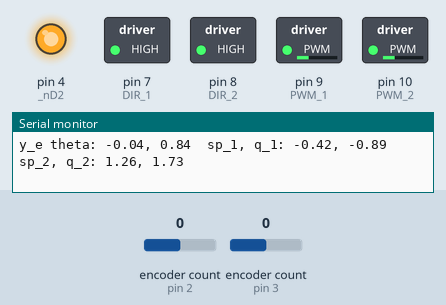
The sketch below on a simulated Arduino Uno, built with avr-gcc and run on an emulated ATmega328P. On the bench: switched loads named in the sketch (green lamp = pin HIGH), output pins drawn as LEDs (lit = HIGH), the last lines printed to the serial monitor. The inputs (shaded band) are chosen by the test bench; at power-on: encoder count (sensors on pin 2, pin 3) 0.

Above: at 1.7 s.
1.8 s: encoder count (sensor on pin 2) set to 4
At 2.76 s:
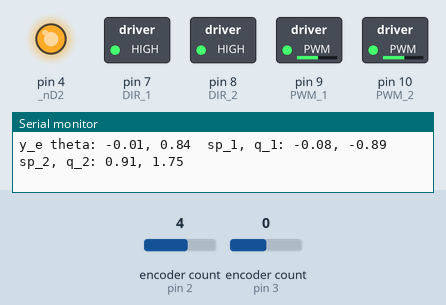
4.8 s: encoder count (sensor on pin 3) set to 1
At 6.0 s:
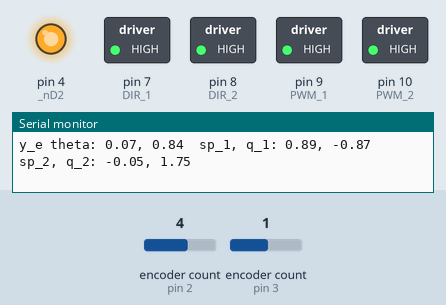
Timing chart, 0 to 7.8 s (numbered marks = the images above; inputs shaded):
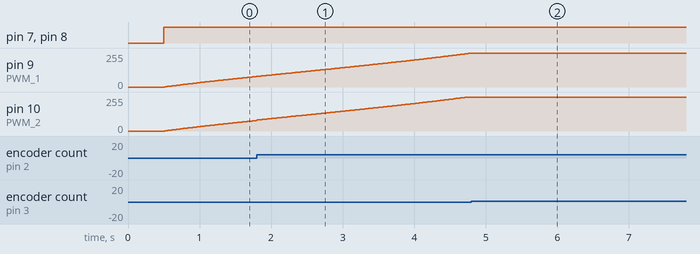

The sketch:

single_link_ee.ino
```cpp
/**********************************************************************************

***********************************************************************************/
#include <Encoder.h>


//#define excavate
#define straight_line_up
//#define dump
//#define home_pos
#define period_us 10000  // microseconds (1 sec = 1000000 us) i.e 10ms

// pathPlanner.set_mode(1) // Set mode (Usually a ros node should do this)
// Manipulator dimensions and joint angle limits
const float l_1 = 0.09; // link1 lenth (m)
const float q1_limit =  70 * M_PI / 180; // joint angle limit for q1 (rad), M_PI is slightly more accurate and more portable then PI
const float q2_limit = 150 * M_PI / 180; // joint angle limit for q2 (rad), M_PI is slightly more accurate and more portable then PI


// ================================================================
// ===               PID FEEDBACK CONTROLLER                    ===
// ================================================================

// Provide PID controller gains here (use the gains from Lab 5 as your starting point

// Motor 1 requires higher gains due to larger moment of inertia
// Try 1.5 - 2.5 times the Motor 2 gains
float Kp_1 = 150.0;
float Kd_1 = 0.0;
float Ki_1 = 10.0;

// Motor 2 requires smaller gains compared to Motor 1
// Try 3 - 5 times the gains from previous lab
float Kp_2 = 150.0;
float Kd_2 = 0.0;
float Ki_2 = 10.0;

int pwm_max_m1 = 255;
int pwm_max_m2 = 255;
// control sampling period


// ================================================================
// ===               SERIAL OUTPUT CONTROL                      ===
// ================================================================

// Switch between built-in Serial Plotter and Matlab streaming
// comment out both to disable serial output

#define PRINT_DATA
//#define MATLAB_SERIAL_READ

// ================================================================
// ===               DFROBOT MOTOR SHIELD DEFINITION            ===
// ================================================================

const int
// motor connected to M1
PWM_1   = 9,
DIR_1   = 7;
const int
// motor connected to M2
PWM_2   = 10,
DIR_2   = 8;
int M1FB = A0; // To read current in milliamps
int M2FB = A1; // To read current in milliamps
int _nD2 = 4;
int _nSF = 12;
// ================================================================
// ===               ENCODER DEFINITION                         ===
// ================================================================

// The motor has a dual channel encoder and each has 120 counts per revolution
// The effective resolution is 480 CPR with quadrature decoding.
// Calibrate the conversion factor by hand.

float C2Rad1 = 1080/(2*PI); // TO DO: replace it with your conversion factor
float C2Rad2 = 98 * 12 * 4 / (2 * PI); // TO DO: replace it with your conversion factor

Encoder Mot1(3, 5);
Encoder Mot2(2, 6);

// ================================================================
// ===               VARIABLE DEFINITION                        ===
// ================================================================

double q_1 = 0.0, pre_q_1 = 0.0; // Current and previous joint angles of the motor 1
double q_2 = 0.0, pre_q_2 = 0.0; // Current and previous joint angles of the motor 2
double error_1, sum_error_1 = 0.0, d_error_1 = 0.0, filt_d_error_1 = 0.0, error_pre_1;
double error_2, sum_error_2 = 0.0, d_error_2 = 0.0, filt_d_error_2 = 0.0, error_pre_2;


float alpha = 0.25;    // low pass filter constant
unsigned long timer;
double loop_time = 0.01;
double Pcontrol, Icontrol, Dcontrol;
double pwm;
float vc;
double set_point_1 = 0; // Set point (desired joint position) for motor 1
double set_point_2 = 0; // Set point (desired joint position) for motor 2
float x_e, y_e, theta; // end-effector position
double q_1_ik, q_2_ik; // inverse kinematics solutions
double q_1_offset = 0; // Hacky way to test individually
double q_2_offset = 0; // Hacky way to test individually
int i = 0; // To generate waypoints of a path.
int flag = 0;
float y_e_down = -0.07;
float y_e_up = 0.07;
float y_e_home = 0;
float theta_home = 0;
float theta_up = 48*PI/180;
float theta_down = -48*PI/180;
// ================================================================
// ===                      INITIAL SETUP                       ===
// ================================================================

void setup() {

  Serial.begin(115200);

  // configure motor shield M1 and M2 outputs
  pinMode(PWM_1, OUTPUT);
  pinMode(DIR_1, OUTPUT);
  pinMode(PWM_2, OUTPUT);
  pinMode(DIR_2, OUTPUT);
  pinMode(_nD2,OUTPUT);
  digitalWrite(_nD2,HIGH);

  delay(500);    // delay 0.01 second

  #ifdef straight_line_up
  y_e = y_e_down;
  theta = theta_up;
  #endif

  #ifdef excavate
  y_e = y_e_down;
  theta = theta_home;
  #endif

  #ifdef dump
  y_e = y_e_up;
  theta = theta_up;
  #endif

  #ifdef home_pos
  y_e = y_e_up;
  theta = theta_down;
  #endif

  Inverse_K();
  q_1_offset = set_point_1;
  q_2_offset = set_point_2;

}


// ================================================================
// ===                    MAIN PROGRAM LOOP                     ===
// ================================================================

void loop() {
  if (micros() - timer >= period_us) {

    timer = micros();

    // Joint position from the encoder counts

    q_1 = q_1_offset + Mot1.read() / C2Rad1;    // convert to radians
    q_2 = q_2_offset + Mot2.read() / C2Rad2;    // convert to radians


    // Straight line up:
    #ifdef straight_line_up
    i = i + 1;
    y_e = y_e_down + i*(y_e_up - y_e_down)/(period_us/10); // Change 1000 for tuning // takes period_us/10 milliseconds to complete

    if(y_e > y_e_up || flag == 1)
    {
        y_e = y_e_up;
        i = 0;
        flag = 1;
    }
    theta = theta_up;
    #endif

    #ifdef excavate
    i = i + 1;
    theta = theta_home + i*(theta_up - theta_home)/100; // Change 1000 for tuning

    if(theta > theta_up || flag == 1)
    {
        theta = theta_up;
        i = 0;
        flag = 1;
    }
    y_e = y_e_down;
    #endif

    #ifdef dump
    i = i + 1;
    theta = theta_up - i*(theta_up - theta_down)/(period_us/10); // Change 1000 for tuning

    if(theta < theta_down || flag == 1)
    {
        theta = theta_down;
        i = 0;
        flag = 1;
    }
//    y_e = l_1*sin(asin((y_e_up-l_2*sin(theta_up))/l_1)) + l_2*sin(theta);
    #endif

    #ifdef home_pos
    i = i + 1;
    y_e = y_e_up - i*(y_e_up - y_e_down)/(period_us/10); // Change 1000 for tuning

    if(y_e < y_e_down || flag == 1)
    {
        y_e = y_e_down;
        i = 0;
        flag = 1;
    }
    theta = theta_home;//theta_down + i*(theta_home - theta_down)/(period_us/10);
    #endif
    // ================================================================
    // ===                    GET SETPOINT                          ===
    // ================================================================

    Inverse_K();

    // ================================================================
    // ===                    CONTROLLER CODE                       ===
    // ================================================================

    // PID controller for motor 1
    error_1 = set_point_1 - q_1;
    d_error_1 = (error_1 - error_pre_1) / loop_time;
    // 1st order filter to clean up noise
    filt_d_error_1 = alpha * d_error_1 + (1 - alpha) * filt_d_error_1;
    sum_error_1 += error_1 * loop_time;
    error_pre_1 = error_1;
    motorControl(DIR_1, PWM_1, error_1, d_error_1, sum_error_1, Kp_1, Kd_1, Ki_1, pwm_max_m1,1);

    // PID controller for motor 2
    error_2 = set_point_2 - q_2;
    d_error_2 = (error_2 - error_pre_2) / loop_time;
    // 1st order filter to clean up noise
    filt_d_error_2 = alpha * d_error_2 + (1 - alpha) * filt_d_error_2;
    sum_error_2 += error_2 * loop_time;
    error_pre_2 = error_2;
    motorControl(DIR_2, PWM_2, error_2, d_error_2, sum_error_2, Kp_2, Kd_2, Ki_2, pwm_max_m2, 2);

    // ================================================================
    // ===                    PRINT DATA                            ===
    // ================================================================


#ifdef PRINT_DATA
    Serial.print("y_e theta: ");
    Serial.print(y_e);  Serial.print(", ");
    Serial.print(theta);  Serial.print("\t"); // print out  y_e, theta
    Serial.print("sp_1, q_1: ");
    Serial.print(set_point_1);  Serial.print(", ");
    Serial.print(q_1); Serial.print("\t"); // set_point_1, q_1
    Serial.print("sp_2, q_2: ");
    Serial.print(set_point_2);  Serial.print(", ");
    Serial.print(q_2); Serial.print("\t"); // set_point_2, q_2
    //  Serial.print(Mot1.read()); Serial.print("\t");
    //  Serial.print(Mot2.read()); Serial.print("\t");
    Serial.print("\n");
#endif

#ifdef MATLAB_SERIAL_READ
  Serial.print(timer / 1000000.0);   Serial.print("\t");
  Serial.print(set_point_1,4);    Serial.print("\t");
  Serial.print(q_1,4);    Serial.print("\t");
  Serial.print(set_point_2,4);    Serial.print("\t");
  Serial.print(q_2,4);    Serial.print("\t");
  Serial.print("\n");
#endif

    i++;  // change this line to i+=2; for every 2 degrees per samping period.
    //  delay(30);
  }
  loop_time = (micros() - timer) / 1000000.0;  //compute actual sample time
}


void Inverse_K()
{
  double y_e_max = l_1; // Constrain y_e so that unrealistic values are not possible
  double y_e_min = -l_1; // Constrain y_e so that unrealistic values are not possible
  if(y_e > y_e_max)
  {
    y_e = y_e_max;
  }
  else if(y_e < y_e_min)
  {
    y_e = y_e_min;
  }
  x_e = l_1*cos(atan(y_e/sqrt(l_1*l_1 - y_e*y_e)));
  q_1_ik = atan(y_e/x_e);
  q_2_ik = theta - q_1_ik;

  // position limit constraints (update set_point_1 and set_point_2 when they are within the limits)
  if (abs(set_point_1) < q1_limit && abs(set_point_2) < q2_limit)
  {
    set_point_1 = q_1_ik;
    set_point_2 = q_2_ik;
  }
  else
  {
    Serial.print("Joint limit reached!");
  }
}

// ================================================================
// ===                   MOTOR CONTROLLER                       ===
// ================================================================

void motorControl(int DIR_x, int PWM_x, float error, float d_error, float sum_error, float Kp_x, float Kd_x, float Ki_x, int pwm_max, int motor)
{
  float pwm_command;

  Pcontrol = error * Kp_x;
  Icontrol = sum_error * Ki_x;
  Dcontrol = d_error * Kd_x;

  Icontrol = constrain(Icontrol, -1*pwm_max, pwm_max);  // I control saturation limits for anti-windup

  pwm_command = Pcontrol + Icontrol + Dcontrol;

  if (pwm_command > 0)
  { if(motor==1)
    {
      digitalWrite(DIR_x, HIGH);
    }
    else
    {
      digitalWrite(DIR_x, LOW);
    }
    analogWrite(PWM_x, (int) constrain(pwm_command, 0, pwm_max));
  }
  else
  {
    if(motor==1)
    {
      digitalWrite(DIR_x, LOW);
    }
    else
    {
      digitalWrite(DIR_x, HIGH);
    }
    analogWrite(PWM_x, (int) constrain(abs(pwm_command), 0, pwm_max));
  }
}
```

Measured:
- after the input at 4.8 s, pin 9 (PWM_1): 254/255 → 255/255 at once
